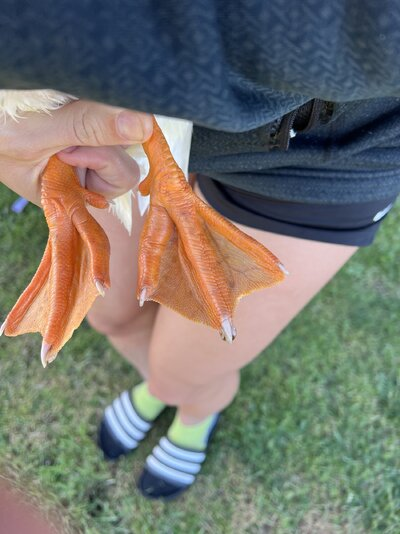
#> input picture prepared_duck_3class/test/Bumblefoot/Bumblefoot_duck_1656b9cbf0.jpg, 400 x 534 px; its folder holds only this picture in this run
$ python balance_dataset_minimum_500.py
#> lines starting #> are read from the running program, lines starting #| are printed output that depends on the picture
# balance_dataset_minimum_500.py
"""
Dataset Dengeleme Script'i
Her sınıfın en az 500 görüntüsü olacak şekilde dataset'i dengeler.
- Küçük sınıflar için augmentasyon uygular
- Val/Test setlerinin de dengeli olmasını sağlar
"""

import os
import shutil
import random
from pathlib import Path
from PIL import Image, ImageEnhance, ImageOps
import numpy as np
from collections import defaultdict
import warnings
warnings.filterwarnings('ignore')

# Configuration
BASE_DIR = Path(r"c:\Users\Ali\OneDrive\Belgeler\pyton\Macine learing (bird deaseser)\final_dataset_split")
MIN_IMAGES_PER_CLASS = 500
TRAIN_RATIO = 0.70
VAL_RATIO = 0.15
TEST_RATIO = 0.15

# Augmentation functions
def augment_image(img_path, output_path, aug_type):
    """Apply augmentation to an image"""
    try:
        img = Image.open(img_path)
        if img.mode != 'RGB':
            img = img.convert('RGB')

        if aug_type == 'flip_h':
            img = ImageOps.mirror(img)
        elif aug_type == 'flip_v':
            img = ImageOps.flip(img)
        elif aug_type == 'rotate_90':
            img = img.rotate(90, expand=True)
        elif aug_type == 'rotate_180':
            img = img.rotate(180)
        elif aug_type == 'rotate_270':
            img = img.rotate(270, expand=True)
        elif aug_type == 'brightness_up':
            enhancer = ImageEnhance.Brightness(img)
            img = enhancer.enhance(1.3)
        elif aug_type == 'brightness_down':
            enhancer = ImageEnhance.Brightness(img)
            img = enhancer.enhance(0.7)
        elif aug_type == 'contrast_up':
            enhancer = ImageEnhance.Contrast(img)
            img = enhancer.enhance(1.3)
        elif aug_type == 'contrast_down':
            enhancer = ImageEnhance.Contrast(img)
            img = enhancer.enhance(0.7)
        elif aug_type == 'color_enhance':
            enhancer = ImageEnhance.Color(img)
            img = enhancer.enhance(1.2)

        img.save(output_path, 'JPEG', quality=95)
        return True
    except Exception as e:
        print(f"  [HATA] {img_path}: {e}")
        return False

def get_class_counts(base_dir):
    """Get image counts for each class in each split"""
    splits = ['train', 'val', 'test']
    counts = defaultdict(lambda: defaultdict(int))

    for split in splits:
        split_dir = base_dir / split
        if not split_dir.exists():
            continue
        for class_dir in split_dir.iterdir():
            if class_dir.is_dir():
                image_files = [f for f in class_dir.iterdir()
                              if f.suffix.lower() in ['.jpg', '.jpeg', '.png', '.bmp', '.webp']]
                counts[class_dir.name][split] = len(image_files)

    return counts

def get_all_images_for_class(base_dir, class_name):
    """Get all image paths for a class across all splits"""
    images = []
    for split in ['train', 'val', 'test']:
        class_dir = base_dir / split / class_name
        if class_dir.exists():
            for f in class_dir.iterdir():
                if f.suffix.lower() in ['.jpg', '.jpeg', '.png', '.bmp', '.webp']:
                    images.append((f, split))
    return images

def balance_dataset():
    """Main function to balance the dataset"""
    print("=" * 70)
    print("DATASET DENGELEME - Minimum 500 görüntü/sınıf")
    print("=" * 70)

    # Get current counts
    print("\n📊 Mevcut durum analiz ediliyor...")
    counts = get_class_counts(BASE_DIR)

    classes = sorted(counts.keys())
    print(f"\n{'Sınıf':<30} {'Train':>8} {'Val':>8} {'Test':>8} {'Toplam':>10}")
    print("-" * 70)

    for cls in classes:
        train = counts[cls]['train']
        val = counts[cls]['val']
        test = counts[cls]['test']
        total = train + val + test
        status = "✅" if total >= MIN_IMAGES_PER_CLASS else "⚠️"
        print(f"{cls:<30} {train:>8} {val:>8} {test:>8} {total:>10} {status}")

    # Process each class
    print("\n" + "=" * 70)
    print("🔧 Dengeleme işlemi başlıyor...")
    print("=" * 70)

    aug_types = ['flip_h', 'flip_v', 'rotate_90', 'rotate_180', 'rotate_270',
                 'brightness_up', 'brightness_down', 'contrast_up', 'contrast_down', 'color_enhance']

    for cls in classes:
        train = counts[cls]['train']
        val = counts[cls]['val']
        test = counts[cls]['test']
        total = train + val + test

        if total >= MIN_IMAGES_PER_CLASS:
            # Check if val/test have enough samples
            min_val_test = int(MIN_IMAGES_PER_CLASS * 0.15)  # At least 15% for val and test
            if val < min_val_test or test < min_val_test:
                print(f"\n📂 {cls}: Val/Test dengesiz, yeniden dağıtım yapılacak...")
                redistribute_splits(BASE_DIR, cls, min_val_test)
            else:
                print(f"\n✅ {cls}: Yeterli ({total} görüntü)")
            continue

        needed = MIN_IMAGES_PER_CLASS - total
        print(f"\n🔄 {cls}: {total} → {MIN_IMAGES_PER_CLASS} (+{needed} gerekli)")

        # Get all existing images for this class
        all_images = get_all_images_for_class(BASE_DIR, cls)

        if not all_images:
            print(f"  [UYARI] Bu sınıf için görüntü bulunamadı!")
            continue

        # Create augmented images in train folder
        train_dir = BASE_DIR / 'train' / cls
        train_dir.mkdir(parents=True, exist_ok=True)

        aug_count = 0
        aug_idx = 0

        while aug_count < needed:
            # Choose random source image (prefer train images)
            train_images = [img for img, split in all_images if split == 'train']
            if not train_images:
                train_images = [img for img, split in all_images]

            src_img = random.choice(train_images)
            aug_type = aug_types[aug_idx % len(aug_types)]

            # Create unique filename
            base_name = src_img.stem
            new_name = f"aug_{aug_idx:04d}_{aug_type}_{base_name}.jpg"
            output_path = train_dir / new_name

            if augment_image(src_img, output_path, aug_type):
#> in augment_image, img is the input picture: PIL image 400x534 RGB; mean R, G, B 117.1, 116.9, 109.4
#> in augment_image, `img = ImageOps.mirror(img)`:
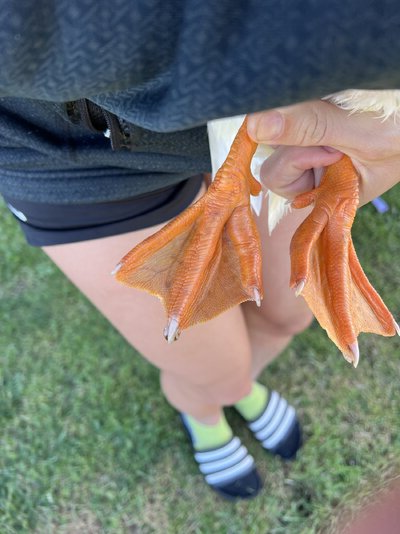
#> img: PIL image 400x534 RGB; mean R, G, B 117.1, 116.9, 109.4
                aug_count += 1

            aug_idx += 1

            # Safety: prevent infinite loop
            if aug_idx > needed * 3:
                print(f"  [UYARI] Maksimum deneme sayısına ulaşıldı")
                break

        print(f"  ✅ {aug_count} augmente görüntü oluşturuldu")

        # Redistribute to ensure val/test have enough
        min_val_test = int(MIN_IMAGES_PER_CLASS * 0.15)
        redistribute_splits(BASE_DIR, cls, min_val_test)

    # Final report
    print("\n" + "=" * 70)
    print("📊 SONUÇ RAPORU")
    print("=" * 70)

    final_counts = get_class_counts(BASE_DIR)
    total_images = 0

    print(f"\n{'Sınıf':<30} {'Train':>8} {'Val':>8} {'Test':>8} {'Toplam':>10}")
    print("-" * 70)

    for cls in sorted(final_counts.keys()):
        train = final_counts[cls]['train']
        val = final_counts[cls]['val']
        test = final_counts[cls]['test']
        total = train + val + test
        total_images += total
        status = "✅" if total >= MIN_IMAGES_PER_CLASS else "❌"
        print(f"{cls:<30} {train:>8} {val:>8} {test:>8} {total:>10} {status}")

    print("-" * 70)
    print(f"{'TOPLAM':<30} {sum(final_counts[c]['train'] for c in final_counts):>8} "
          f"{sum(final_counts[c]['val'] for c in final_counts):>8} "
          f"{sum(final_counts[c]['test'] for c in final_counts):>8} {total_images:>10}")

    print("\n✅ Dataset dengeleme tamamlandı!")

# [51 lines left out: function redistribute_splits, not called in this run]

if __name__ == "__main__":
    balance_dataset()
